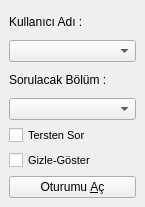
             <widget class="QWidget" name="pOturumAc">
              <property name="geometry">
               <rect>
                <x>0</x>
                <y>0</y>
                <width>145</width>
                <height>207</height>
               </rect>
              </property>
              <attribute name="icon">
               <iconset resource="ikonlar.qrc">
                <normaloff>:/ikonlar/ikonlar/users.png</normaloff>:/ikonlar/ikonlar/users.png</iconset>
              </attribute>
              <attribute name="label">
               <string>Oturum Aç</string>
              </attribute>
              <layout class="QVBoxLayout">
               <property name="spacing">
                <number>6</number>
               </property>
               <property name="margin">
                <number>9</number>
               </property>
               <item>
                <widget class="QLabel" name="label">
                 <property name="text">
                  <string>Kullanıcı Adı :</string>
                 </property>
                </widget>
               </item>
               <item>
                <widget class="QComboBox" name="cbKullaniciAd"/>
               </item>
               <item>
                <widget class="QLabel" name="label_2">
                 <property name="text">
                  <string>Sorulacak Bölüm :</string>
                 </property>
                </widget>
               </item>
               <item>
                <widget class="QComboBox" name="cbSorulacakBolum"/>
               </item>
               <item>
                <widget class="QCheckBox" name="cbTrtoIng">
                 <property name="font">
                  <font>
                   <pointsize>8</pointsize>
                  </font>
                 </property>
                 <property name="toolTip">
                  <string/>
                 </property>
                 <property name="text">
                  <string>Tersten Sor</string>
                 </property>
                 <property name="tristate">
                  <bool>false</bool>
                 </property>
                </widget>
               </item>
               <item>
                <widget class="QCheckBox" name="cBgizlegoster">
                 <property name="font">
                  <font>
                   <pointsize>8</pointsize>
                   <weight>50</weight>
                   <bold>false</bold>
                  </font>
                 </property>
                 <property name="toolTip">
                  <string>Gizle Göster özeliğini açar kapar.</string>
                 </property>
                 <property name="layoutDirection">
                  <enum>Qt::LeftToRight</enum>
                 </property>
                 <property name="text">
                  <string>Gizle-Göster</string>
                 </property>
                </widget>
               </item>
               <item>
                <widget class="QPushButton" name="tbAyarlarKaydet">
                 <property name="text">
                  <string>Oturumu &amp;Aç</string>
                 </property>
                 <property name="icon">
                  <iconset resource="ikonlar.qrc">
                   <normaloff>:/ikonlar/ikonlar/cnr-pending.png</normaloff>:/ikonlar/ikonlar/cnr-pending.png</iconset>
                 </property>
                </widget>
               </item>
              </layout>
             </widget>
